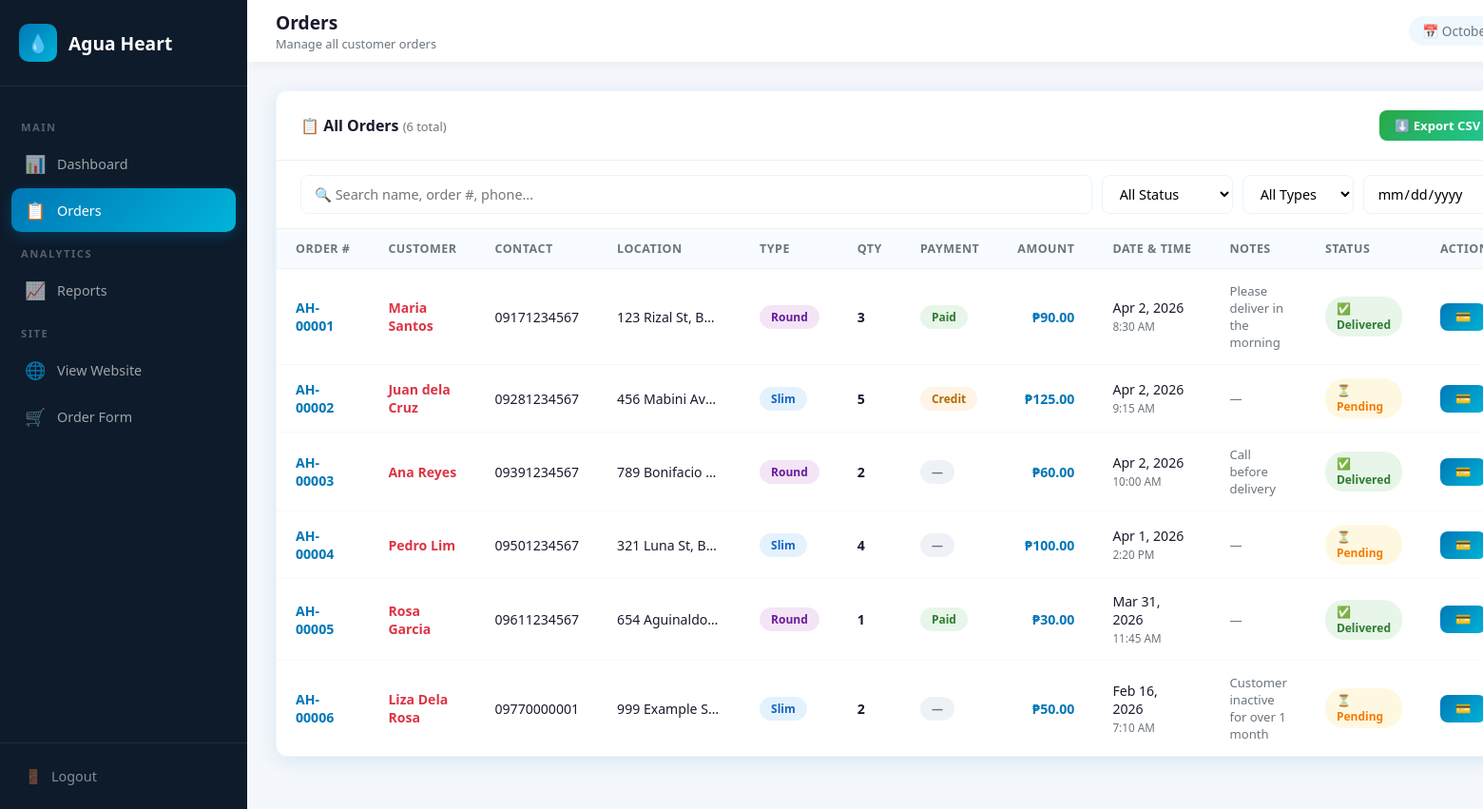
The app's page /admin/orders.php (signed in) with its own data.
### tables this page shows
CREATE TABLE IF NOT EXISTS orders (
    id INT AUTO_INCREMENT PRIMARY KEY,
    order_number VARCHAR(20) NOT NULL,
    customer_name VARCHAR(100) NOT NULL,
    contact_number VARCHAR(20) NULL,
    location TEXT NOT NULL,
    gallon_type ENUM('Slim','Round') NOT NULL,
    quantity INT NOT NULL,
    notes TEXT,
    status ENUM('Pending','Delivered','Cancelled') DEFAULT 'Pending',
    payment_type ENUM('paid','credit') NULL,
    amount DECIMAL(10,2) NULL,
    date_ordered DATE NOT NULL,
    time_ordered TIME NOT NULL,
    created_at TIMESTAMP DEFAULT CURRENT_TIMESTAMP
);

### admin/orders.php (the view, shortened to what this page needs)
<?php
require_once '../includes/db.php';
$perPage = 15;
$page = max(1, (int)($_GET['page'] ?? 1));
$offset = ($page - 1) * $perPage;
$search  = trim($_GET['search'] ?? '');
$status  = $_GET['status'] ?? '';
$date    = $_GET['date'] ?? '';
$where = [];
$params = [];
$types = '';
$whereSQL = $where ? 'WHERE ' . implode(' AND ', $where) : '';
$countStmt = $conn->prepare("SELECT COUNT(*) as c FROM orders $whereSQL");
$countStmt->execute();
$total = $countStmt->get_result()->fetch_assoc()['c'];
$stmt = $conn->prepare("SELECT * FROM orders $whereSQL ORDER BY created_at DESC LIMIT ? OFFSET ?");
$allParams = array_merge($params, [$perPage, $offset]);
$allTypes = $types . 'ii';
$stmt->bind_param($allTypes, ...$allParams);
$stmt->execute();
$orders = $stmt->get_result();
$inactiveCustomers = getInactiveCustomers($conn);
?>
<!DOCTYPE html>
<html lang="en">
<head>
    <link rel="stylesheet" href="../assets/css/admin.css">
</head>
<body>
<div class="admin-layout">
    <aside class="sidebar" id="sidebar">
        <div class="sidebar-header">
            <a href="../index.php" class="sidebar-logo">
                <div class="logo-icon">💧</div>
                <span>Agua Heart</span>
            </a>
        </div>
        <nav class="sidebar-nav">
            <div class="nav-label">Main</div>
            <a href="dashboard.php"><span class="nav-icon">📊</span> Dashboard</a>
            <a href="orders.php" class="active"><span class="nav-icon">📋</span> Orders</a>
            <div class="nav-label">Analytics</div>
            <a href="reports.php"><span class="nav-icon">📈</span> Reports</a>
            <div class="nav-label">Site</div>
            <a href="../index.php" target="_blank"><span class="nav-icon">🌐</span> View Website</a>
            <a href="../order.php" target="_blank"><span class="nav-icon">🛒</span> Order Form</a>
        </nav>
        <div class="sidebar-footer">
            <a href="logout.php"><span>🚪</span> Logout</a>
        </div>
    </aside>
    <div class="main-content">
        <div class="topbar">
            <div style="display:flex;align-items:center;gap:15px">
                <div class="topbar-left">
                    <h2>Orders</h2>
                    <p>Manage all customer orders</p>
                </div>
            </div>
            <div class="topbar-right">
                <div class="topbar-date">📅 <?= date('F j, Y') ?></div>
            </div>
        </div>
        <div class="page-content">
            <div class="table-card">
                <div class="table-header">
                    <h3>📋 All Orders <span style="font-size:0.8rem;color:#6c757d;font-weight:400">(<?= $total ?> total)</span></h3>
                    <div class="table-actions">
                        <a href="reports.php?export=csv<?= $search ? '&search='.urlencode($search) : '' ?><?= $status ? '&status='.urlencode($status) : '' ?>" class="btn-sm btn-success">⬇️ Export CSV</a>
                    </div>
                </div>
                <form method="GET" class="search-filter">
                    <input type="text" name="search" class="search-input"
                           placeholder="🔍 Search name, order #, phone..."
                           value="<?= htmlspecialchars($search) ?>">
                    <select name="status" class="filter-select">
                        <option value="">All Status</option>
                    </select>
                    <select name="type" class="filter-select">
                        <option value="">All Types</option>
                    </select>
                    <input type="date" name="date" class="filter-select" value="<?= htmlspecialchars($date) ?>">
                </form>
                <div class="table-wrap">
                    <table>
                        <thead>
                            <tr>
                                <th>Order #</th>
                                <th>Customer</th>
                                <th>Contact</th>
                                <th>Location</th>
                                <th>Type</th>
                                <th>Qty</th>
                                <th>Payment</th>
                                <th style="text-align:right">Amount</th>
                                <th>Date & Time</th>
                                <th>Notes</th>
                                <th>Status</th>
                                <th>Actions</th>
                            </tr>
                        </thead>
                        <tbody>
                        <?php if ($orders->num_rows === 0): ?>
                            <tr><td colspan="12" style="text-align:center;padding:40px;color:#6c757d">No orders found.</td></tr>
                        <?php else: ?>
                        <?php while ($row = $orders->fetch_assoc()):
                            $price = $row['gallon_type'] === 'Slim' ? PRICE_SLIM : PRICE_ROUND;
                            $itemAmount = $price * $row['quantity'];
                            $paymentType = $row['payment_type'] ?? null;
                            $paymentBadge = $paymentType === 'paid' ? 'badge-paid' : ($paymentType === 'credit' ? 'badge-credit' : 'badge-neutral');
                            $paymentText = $paymentType === 'paid' ? 'Paid' : ($paymentType === 'credit' ? 'Credit' : '—');
                            $amount = $row['amount'] !== null && $row['amount'] !== '' ? (float)$row['amount'] : $itemAmount;
                            $isInactive = isset($inactiveCustomers[$row['customer_name']]);
                        ?>
                            <tr>
                                <td><strong style="color:#0077b6"><?= htmlspecialchars($row['order_number']) ?></strong></td>
                                <td>
                                    <div style="<?= $isInactive ? 'color:#dc3545;font-weight:700' : '' ?>"><?= htmlspecialchars($row['customer_name']) ?></div>
                                </td>
                                <td><?= htmlspecialchars($row['contact_number']) ?></td>
                                <td style="max-width:150px;white-space:nowrap;overflow:hidden;text-overflow:ellipsis" title="<?= htmlspecialchars($row['location']) ?>"><?= htmlspecialchars($row['location']) ?></td>
                                <td><span class="badge badge-<?= strtolower($row['gallon_type']) ?>"><?= $row['gallon_type'] ?></span></td>
                                <td><strong><?= $row['quantity'] ?></strong></td>
                                <td>
                                    <span class="badge <?= htmlspecialchars($paymentBadge) ?>"><?= htmlspecialchars($paymentText) ?></span>
                                </td>
                                <td class="amount-cell"><strong style="color:#0077b6">₱<?= number_format($amount, 2, '.', ',') ?></strong></td>
                                <td>
                                    <?= date('M j, Y', strtotime($row['date_ordered'])) ?><br>
                                    <small style="color:#6c757d"><?= date('g:i A', strtotime($row['time_ordered'])) ?></small>
                                </td>
                                <td style="max-width:120px;font-size:0.82rem;color:#6c757d">
                                    <?= $row['notes'] ? htmlspecialchars(substr($row['notes'], 0, 40)) . (strlen($row['notes']) > 40 ? '...' : '') : '—' ?>
                                </td>
                                <td>
                                    <span class="badge badge-<?= strtolower($row['status']) ?>">
                                        <?= $row['status'] === 'Pending' ? '⏳' : ($row['status'] === 'Delivered' ? '✅' : '❌') ?>
                                        <?= $row['status'] ?>
                                    </span>
                                </td>
                                <td>
                                    <div class="action-btns">
                                        <button type="button" class="btn-sm btn-primary payment-edit-btn"
                                                data-order-id="<?= (int)$row['id'] ?>"
                                                data-payment-type="<?= htmlspecialchars($paymentType ?? '') ?>"
                                                data-amount="<?= htmlspecialchars((string)($row['amount'] !== null && $row['amount'] !== '' ? $row['amount'] : number_format($amount, 2, '.', ''))) ?>"
                                                title="Edit payment">💳</button>
                                    </div>
                                </td>
                            </tr>
                        <?php endwhile; ?>
                        <?php endif; ?>
                        </tbody>
                    </table>
                </div>
            </div>
        </div>
    </div>
</div>
</body>
</html>

### records on screen
orders: order_number "AH-00001", customer_name "Maria Santos", contact_number "09171234567", location "123 Rizal St, B…", gallon_type "Round", quantity "3", payment_type "Paid", amount "90.00", date_ordered "Apr 2, 2026", time_ordered "8:30 AM", notes "Please deliver in the morning", status "Delivered"
orders: order_number "AH-00002", customer_name "Juan dela Cruz", contact_number "09281234567", location "456 Mabini Av…", gallon_type "Slim", quantity "5", payment_type "Credit", amount "125.00", date_ordered "Apr 2, 2026", time_ordered "9:15 AM", status "Pending"
orders: order_number "AH-00003", customer_name "Ana Reyes", contact_number "09391234567", location "789 Bonifacio…", gallon_type "Round", quantity "2", paymentText "—", amount "60.00", date_ordered "Apr 2, 2026", time_ordered "10:00 AM", notes "Call before delivery", status "Delivered"
orders: order_number "AH-00004", customer_name "Pedro Lim", contact_number "09501234567", location "321 Luna St, B…", gallon_type "Slim", quantity "4", paymentText "—", amount "100.00", date_ordered "Apr 1, 2026", time_ordered "2:20 PM", status "Pending"
orders: order_number "AH-00005", customer_name "Rosa Garcia", contact_number "09611234567", location "654 Aguinaldo…", gallon_type "Round", quantity "1", payment_type "Paid", amount "30.00", date_ordered "Mar 31, 2026", time_ordered "11:45 AM", status "Delivered"
orders: order_number "AH-00006", customer_name "Liza Dela Rosa", contact_number "09770000001", location "999 Example S…", gallon_type "Slim", quantity "2", paymentText "—", amount "50.00", date_ordered "Feb 16, 2026", time_ordered "7:10 AM", notes "Customer inactive for over 1 month", status "Pending"

### other values on screen
$total "6"
